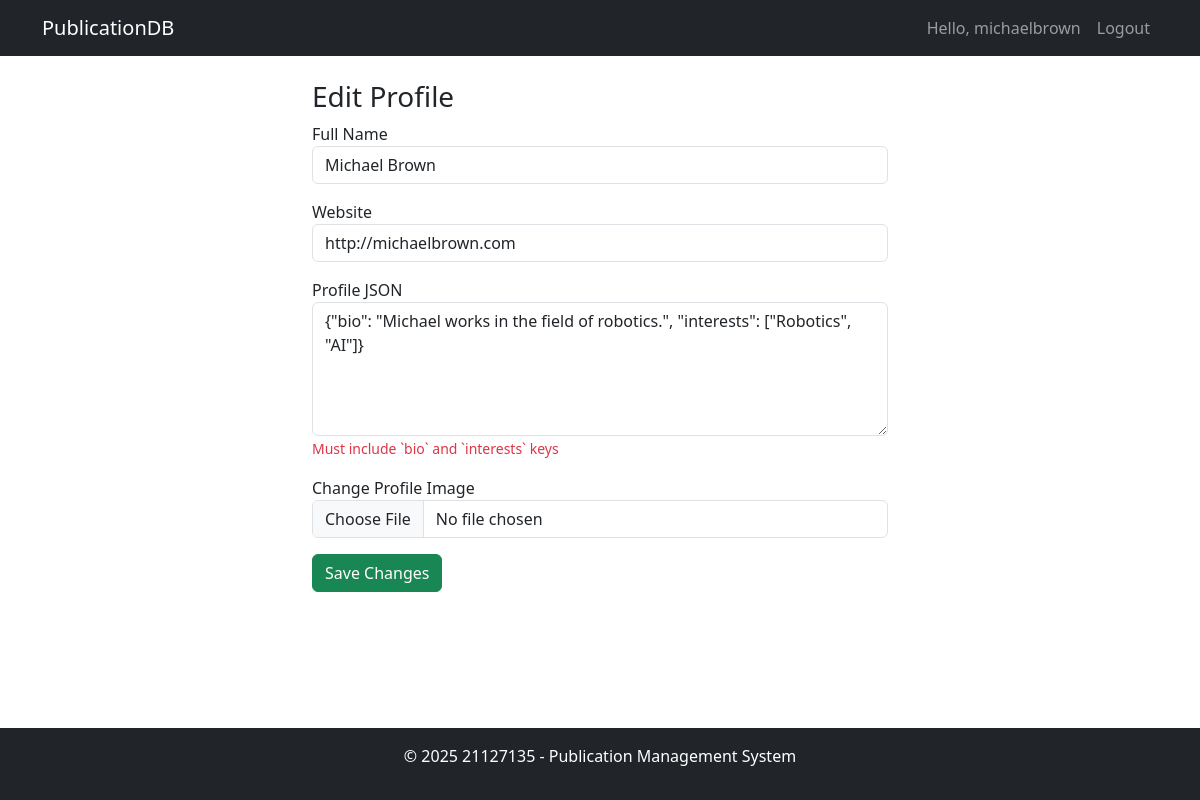
Page /index.php?controller=author&action=edit (signed in) on the committed database.
### tables this page shows
CREATE TABLE AUTHORS (
    user_id INT PRIMARY KEY,
    full_name VARCHAR(255) NOT NULL,
    website VARCHAR(255),
    profile_json_text VARCHAR(4000),
    image_path VARCHAR(255),
    FOREIGN KEY (user_id) REFERENCES USERS(user_id)
);

### controllers/author_controller.php (called while the page is built, shortened)
<?php
class AuthorController
{
    function edit()
    {
        require_once("config/config.inc.php");
        $user_id = $_SESSION['user']['user_id'];
        $author = $mysqli->query("SELECT * FROM AUTHORS WHERE user_id = $user_id")->fetch_assoc();
        require("views/author/edit.php");
    }
}

### views/author/edit.php (the view, shortened to what this page needs)
<?php include("views/partials/header.php"); ?>
<div class="container my-4" style="max-width: 600px;">
    <h3>Edit Profile</h3>
    <form method="post" enctype="multipart/form-data">
        <div class="mb-3">
            <label>Full Name</label>
            <input name="full_name" class="form-control" value="<?= htmlspecialchars($author['full_name']) ?>" required>
        </div>
        <div class="mb-3">
            <label>Website</label>
            <input name="website" class="form-control" value="<?= htmlspecialchars($author['website']) ?>">
        </div>
        <div class="mb-3">
            <label>Profile JSON</label>
            <textarea name="profile_json_text" class="form-control" rows="5" required><?= htmlspecialchars($author['profile_json_text']) ?></textarea>
            <small class="text-danger">Must include `bio` and `interests` keys</small>
        </div>
        <div class="mb-3">
            <label>Change Profile Image</label>
            <input type="file" name="image" class="form-control">
        </div>
        <button class="btn btn-success">Save Changes</button>
    </form>
</div>
<?php include("views/partials/footer.php"); ?>

### rows in the picture
authors: full_name "Michael Brown", website "http://michaelbrown.com", profile_json_text "{\"bio\": \"Michael works in the field of robotics.\", \"interests\": [\"Robotics\", \"AI\"]}"

### other values in the picture
$_SESSION['user']['username'] "michaelbrown"
